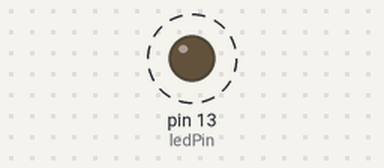
Bench run of a sketch on a simulated Arduino Uno, built with avr-gcc and run on an emulated ATmega328P. On the bench: output pins drawn as LEDs (lit = HIGH). Dashed ring = blinking.

Above: at 0.6 s.
Timing chart, 0 to 3.0 s (numbered marks = the images above):
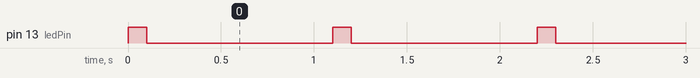

Measured:
- by itself, pin 13 (ledPin): alternates HIGH for 0.10 s and LOW for 1.0 s

The sketch:

sketch.pde
```cpp
/*
   Blink

  Turns on an LED on for one second, then off for one second, repeatedly.

  The circuit:
  * LED connected from digital pin 13 to ground.

  * Note: On most Arduino boards, there is already an LED on the board
  connected to pin 13, so you don't need any extra components for this example.


  Created 1 June 2005
  By David Cuartielles

  http://arduino.cc/en/Tutorial/Blink

  based on an orginal by H. Barragan for the Wiring i/o board

  */

 int ledPin =  13;    // LED connected to digital pin 13

 // The setup() method runs once, when the sketch starts

 void setup()   {
   // initialize the digital pin as an output:
   pinMode(ledPin, OUTPUT);
 }

 // the loop() method runs over and over again,
 // as long as the Arduino has power

 void loop()
 {
   digitalWrite(ledPin, HIGH);   // set the LED on
   delay(100);                  // wait for a second
   digitalWrite(ledPin, LOW);    // set the LED off
   delay(1000);                  // wait for a second
 }
```
